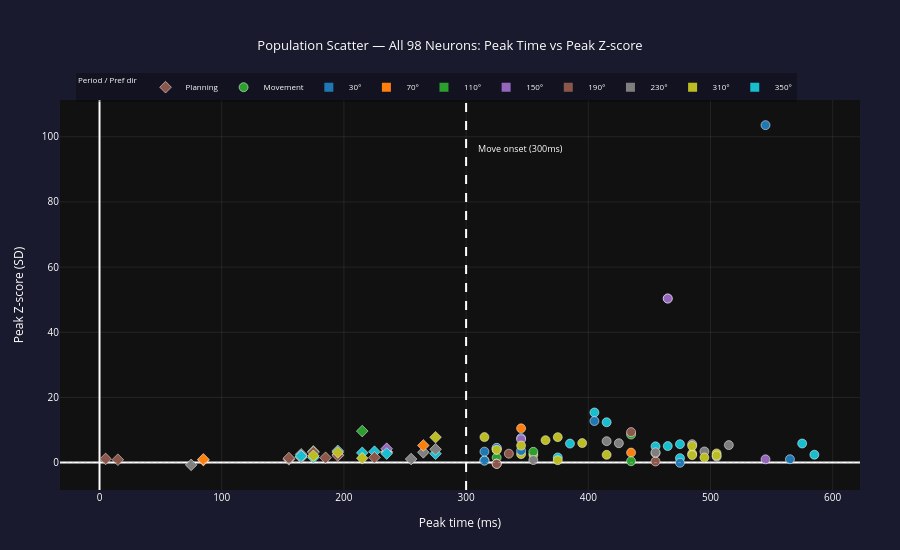

The notebook cell saved with this chart:
### Code cell
# ── Preferred direction + planning/movement + Population scatter ──────────────

# ── 1. z_all: per-neuron z-score for each direction (post-movement average) ──
z_all = np.zeros((num_neurons, num_directions))
for j in range(num_directions):
    for i in range(num_trials):
        sp   = trial['spikes'][i, j]
        resp = sp[:, MOVE_ONSET:]
        rate = resp.sum(axis=1) / (resp.shape[1] / 1000)           # Hz
        z_all[:, j] += np.where(bl_std > 0, (rate - bl_mean) / bl_std, 0.0)
    z_all[:, j] /= num_trials

pref_idx_all = np.argmax(z_all, axis=1)                            # preferred dir index

# Direction Selectivity Index = max_z / mean of positive z-scores per neuron
_pos_mean = np.where(z_all > 0, z_all, 0.0).sum(axis=1) / np.maximum((z_all > 0).sum(axis=1), 1)
dsi       = np.where(_pos_mean > 0, z_all.max(axis=1) / _pos_mean, 1.0)

# Planning vs movement (uses peak_time from Cell 3)
is_planning = peak_time < MOVE_ONSET

print(f"Planning neurons : {is_planning.sum()}")
print(f"Movement neurons : {(~is_planning).sum()}")
print(f"\nPreferred direction distribution:")
for j, a in enumerate(dir_angles):
    print(f"  {a:>3}°: {(pref_idx_all == j).sum()} neurons")

# ── 2. Population scatter: all 98 neurons in one view ────────────────────────
import plotly.graph_objects as go

_t10 = [f'rgb({int(r*255)},{int(g*255)},{int(b*255)})'
        for r,g,b,_ in plt.cm.tab10(np.linspace(0, 1, num_directions))]

fig_s = go.Figure()

for mask, sym, label in [(is_planning, 'diamond', 'Planning'), (~is_planning, 'circle', 'Movement')]:
    idx = np.where(mask)[0]
    fig_s.add_trace(go.Scatter(
        x=peak_time[idx], y=peak_z[idx], mode='markers',
        marker=dict(symbol=sym, size=9, color=[_t10[pref_idx_all[n]] for n in idx],
                    line=dict(width=0.5, color='white')),
        customdata=np.column_stack([idx, dir_angles[pref_idx_all[idx]],
                                    peak_z[idx].round(2), peak_time[idx].round(0),
                                    bl_mean[idx].round(1), dsi[idx].round(2)]),
        hovertemplate=('<b>N%{customdata[0]}</b>  pref: %{customdata[1]}°<br>'
                       'Peak Z: <b>%{y:.2f} SD</b>  @ %{x:.0f}ms (' + label + ')<br>'
                       'Baseline FR: %{customdata[4]:.1f}Hz  DSI: %{customdata[5]:.2f}x'
                       '<extra></extra>'),
        name=label,
    ))

fig_s.add_vline(x=MOVE_ONSET, line_dash='dash', line_color='white', line_width=2)
fig_s.add_hline(y=0, line_dash='dot', line_color='rgba(200,200,200,0.4)', line_width=1)
fig_s.add_annotation(x=MOVE_ONSET+8, y=float(peak_z.max())*0.93,
                     text=f'Move onset ({MOVE_ONSET}ms)',
                     font=dict(color='white', size=9), xanchor='left', showarrow=False)

# Direction colour legend
for j in range(num_directions):
    fig_s.add_trace(go.Scatter(x=[None], y=[None], mode='markers',
                               marker=dict(size=9, color=_t10[j], symbol='square'),
                               name=f'{dir_angles[j]}°'))

fig_s.update_layout(
    title=dict(text='Population Scatter — All 98 Neurons: Peak Time vs Peak Z-score',
               font_size=13, x=0.5),
    xaxis=dict(title='Peak time (ms)', gridcolor='rgba(255,255,255,0.08)'),
    yaxis=dict(title='Peak Z-score (SD)', gridcolor='rgba(255,255,255,0.08)'),
    plot_bgcolor='#111111', paper_bgcolor='#1a1a2e',
    font=dict(color='white', size=10),
    legend=dict(orientation='h', x=0.02, y=1.07, bgcolor='rgba(0,0,0,0.3)',
                font_size=8, title_text='Period / Pref dir', title_font_size=8),
    height=550, margin=dict(l=60, r=40, t=100, b=60),
)
fig_s.show()

### Figure 1 — Plotly figure (JSON) as saved in the notebook; plotly's stock layout.template omitted (floating-point values rounded to 4 significant figures; data arrays with more than 128 entries replaced by an {"elided": "..."} marker saying what was removed)
{"data": [{"customdata": {"elided": "35x6 float values"}, "hovertemplate": "<b>N%{customdata[0]}</b>  pref: %{customdata[1]}°<br>Peak Z: <b>%{y:.2f} SD</b>  @ %{x:.0f}ms (Planning)<br>Baseline FR: %{customdata[4]:.1f}Hz  DSI: %{customdata[5]:.2f}x<extra></extra>", "marker": {"color": ["rgb(140,86,75)", "rgb(31,119,180)", "rgb(127,127,127)", "rgb(148,103,189)", "rgb(23,190,207)", "rgb(127,127,127)", "rgb(140,86,75)", "rgb(23,190,207)", "rgb(23,190,207)", "rgb(140,86,75)", "rgb(140,86,75)", "rgb(255,127,14)", "rgb(44,160,44)", "rgb(127,127,127)", "rgb(140,86,75)", "rgb(127,127,127)", "rgb(188,189,34)", "rgb(255,127,14)", "rgb(148,103,189)", "rgb(44,160,44)", "rgb(23,190,207)", "rgb(23,190,207)", "rgb(127,127,127)", "rgb(188,189,34)", "rgb(255,127,14)", "rgb(188,189,34)", "rgb(188,189,34)", "rgb(44,160,44)", "rgb(140,86,75)", "rgb(140,86,75)", "rgb(127,127,127)", "rgb(127,127,127)", "rgb(188,189,34)", "rgb(23,190,207)", "rgb(127,127,127)"], "line": {"color": "white", "width": 0.5}, "size": 9, "symbol": "diamond"}, "mode": "markers", "name": "Planning", "type": "scatter", "x": [5, 195, 155, 195, 225, 165, 195, 175, 275, 185, 155, 85, 235, 165, 225, 255, 235, 85, 235, 215, 215, 235, 265, 215, 265, 275, 195, 175, 15, 175, 165, 275, 175, 165, 75], "y": [1.115, 3.598, 0.998, 2.351, 3.349, 2.537, 2.163, 1.587, 2.721, 1.484, 1.367, 0.7792, 3.338, 1.835, 1.589, 1.084, 3.14, 0.9841, 4.255, 9.666, 3.002, 2.766, 3.155, 1.344, 5.26, 7.78, 3.156, 3.428, 0.8729, 3.169, 1.581, 4.072, 2.082, 2.024, -0.7028]}, {"customdata": {"elided": "63x6 float values"}, "hovertemplate": "<b>N%{customdata[0]}</b>  pref: %{customdata[1]}°<br>Peak Z: <b>%{y:.2f} SD</b>  @ %{x:.0f}ms (Movement)<br>Baseline FR: %{customdata[4]:.1f}Hz  DSI: %{customdata[5]:.2f}x<extra></extra>", "marker": {"color": ["rgb(44,160,44)", "rgb(44,160,44)", "rgb(23,190,207)", "rgb(188,189,34)", "rgb(188,189,34)", "rgb(23,190,207)", "rgb(31,119,180)", "rgb(31,119,180)", "rgb(23,190,207)", "rgb(31,119,180)", "rgb(23,190,207)", "rgb(188,189,34)", "rgb(255,127,14)", "rgb(148,103,189)", "rgb(148,103,189)", "rgb(23,190,207)", "rgb(127,127,127)", "rgb(127,127,127)", "rgb(23,190,207)", "rgb(23,190,207)", "rgb(140,86,75)", "rgb(148,103,189)", "rgb(140,86,75)", "rgb(255,127,14)", "rgb(44,160,44)", "rgb(140,86,75)", "rgb(44,160,44)", "rgb(188,189,34)", "rgb(31,119,180)", "rgb(188,189,34)", "rgb(44,160,44)", "rgb(188,189,34)", "rgb(31,119,180)", "rgb(127,127,127)", "rgb(31,119,180)", "rgb(23,190,207)", "rgb(188,189,34)", "rgb(188,189,34)", "rgb(127,127,127)", "rgb(44,160,44)", "rgb(127,127,127)", "rgb(23,190,207)", "rgb(31,119,180)", "rgb(31,119,180)", "rgb(140,86,75)", "rgb(188,189,34)", "rgb(140,86,75)", "rgb(127,127,127)", "rgb(188,189,34)", "rgb(31,119,180)", "rgb(23,190,207)", "rgb(140,86,75)", "rgb(31,119,180)", "rgb(127,127,127)", "rgb(188,189,34)", "rgb(188,189,34)", "rgb(140,86,75)", "rgb(188,189,34)", "rgb(188,189,34)", "rgb(188,189,34)", "rgb(127,127,127)", "rgb(148,103,189)", "rgb(188,189,34)"], "line": {"color": "white", "width": 0.5}, "size": 9, "symbol": "circle"}, "mode": "markers", "name": "Movement", "type": "scatter", "x": [325, 325, 385, 395, 355, 585, 565, 325, 375, 345, 475, 505, 435, 465, 465, 455, 515, 425, 415, 465, 325, 345, 325, 345, 435, 455, 315, 365, 325, 375, 355, 345, 475, 495, 545, 405, 485, 495, 485, 435, 505, 475, 315, 345, 335, 375, 325, 355, 325, 315, 575, 455, 405, 415, 505, 345, 435, 315, 415, 485, 455, 545, 485], "y": [1.543, 3.973, 5.834, 5.988, 2.399, 2.419, 1.027, 4.426, 1.572, 7.521, 1.361, 2.82, 3.066, 50.36, 50.36, 4.987, 5.368, 5.951, 12.38, 5.067, -0.3349, 7.141, -0.341, 10.51, 8.613, 0.336, 0.6959, 6.881, 4.52, 0.7331, 3.297, 2.584, -0.06873, 3.422, 103.6, 15.38, 2.741, 1.566, 5.651, 0.4158, 1.799, 5.653, 3.355, 3.623, 2.734, 7.807, -0.3983, 0.7825, 3.926, 0.5789, 5.859, 2.898, 12.76, 6.573, 2.176, 5.218, 9.354, 7.822, 2.383, 2.276, 3.141, 1.0, 5.092]}, {"marker": {"color": "rgb(31,119,180)", "size": 9, "symbol": "square"}, "mode": "markers", "name": "30°", "type": "scatter", "x": [null], "y": [null]}, {"marker": {"color": "rgb(255,127,14)", "size": 9, "symbol": "square"}, "mode": "markers", "name": "70°", "type": "scatter", "x": [null], "y": [null]}, {"marker": {"color": "rgb(44,160,44)", "size": 9, "symbol": "square"}, "mode": "markers", "name": "110°", "type": "scatter", "x": [null], "y": [null]}, {"marker": {"color": "rgb(148,103,189)", "size": 9, "symbol": "square"}, "mode": "markers", "name": "150°", "type": "scatter", "x": [null], "y": [null]}, {"marker": {"color": "rgb(140,86,75)", "size": 9, "symbol": "square"}, "mode": "markers", "name": "190°", "type": "scatter", "x": [null], "y": [null]}, {"marker": {"color": "rgb(127,127,127)", "size": 9, "symbol": "square"}, "mode": "markers", "name": "230°", "type": "scatter", "x": [null], "y": [null]}, {"marker": {"color": "rgb(188,189,34)", "size": 9, "symbol": "square"}, "mode": "markers", "name": "310°", "type": "scatter", "x": [null], "y": [null]}, {"marker": {"color": "rgb(23,190,207)", "size": 9, "symbol": "square"}, "mode": "markers", "name": "350°", "type": "scatter", "x": [null], "y": [null]}], "layout": {"annotations": [{"font": {"color": "white", "size": 9}, "showarrow": false, "text": "Move onset (300ms)", "x": 308, "xanchor": "left", "y": 96.33}], "font": {"color": "white", "size": 10}, "height": 550, "legend": {"bgcolor": "rgba(0,0,0,0.3)", "font": {"size": 8}, "orientation": "h", "title": {"font": {"size": 8}, "text": "Period / Pref dir"}, "x": 0.02, "y": 1.07}, "margin": {"b": 60, "l": 60, "r": 40, "t": 100}, "paper_bgcolor": "#1a1a2e", "plot_bgcolor": "#111111", "shapes": [{"line": {"color": "white", "dash": "dash", "width": 2}, "type": "line", "x0": 300, "x1": 300, "xref": "x", "y0": 0, "y1": 1, "yref": "y domain"}, {"line": {"color": "rgba(200,200,200,0.4)", "dash": "dot", "width": 1}, "type": "line", "x0": 0, "x1": 1, "xref": "x domain", "y0": 0, "y1": 0, "yref": "y"}], "title": {"font": {"size": 13}, "text": "Population Scatter — All 98 Neurons: Peak Time vs Peak Z-score", "x": 0.5}, "xaxis": {"gridcolor": "rgba(255,255,255,0.08)", "title": {"text": "Peak time (ms)"}}, "yaxis": {"gridcolor": "rgba(255,255,255,0.08)", "title": {"text": "Peak Z-score (SD)"}}}}
